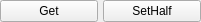
<?xml version="1.0" encoding="UTF-8"?>
<ui version="4.0">
 <class>Form</class>
 <widget class="QWidget" name="Form">
  <property name="geometry">
   <rect>
    <x>0</x>
    <y>0</y>
    <width>201</width>
    <height>22</height>
   </rect>
  </property>
  <property name="windowTitle">
   <string>Form</string>
  </property>
  <layout class="QHBoxLayout" name="horizontalLayout">
   <property name="spacing">
    <number>5</number>
   </property>
   <property name="leftMargin">
    <number>0</number>
   </property>
   <property name="topMargin">
    <number>0</number>
   </property>
   <property name="rightMargin">
    <number>0</number>
   </property>
   <property name="bottomMargin">
    <number>0</number>
   </property>
   <item>
    <widget class="QPushButton" name="btnGet">
     <property name="text">
      <string>Get</string>
     </property>
    </widget>
   </item>
   <item>
    <widget class="QPushButton" name="btnSet">
     <property name="text">
      <string>SetHalf</string>
     </property>
    </widget>
   </item>
  </layout>
 </widget>
 <resources/>
 <connections/>
</ui>
